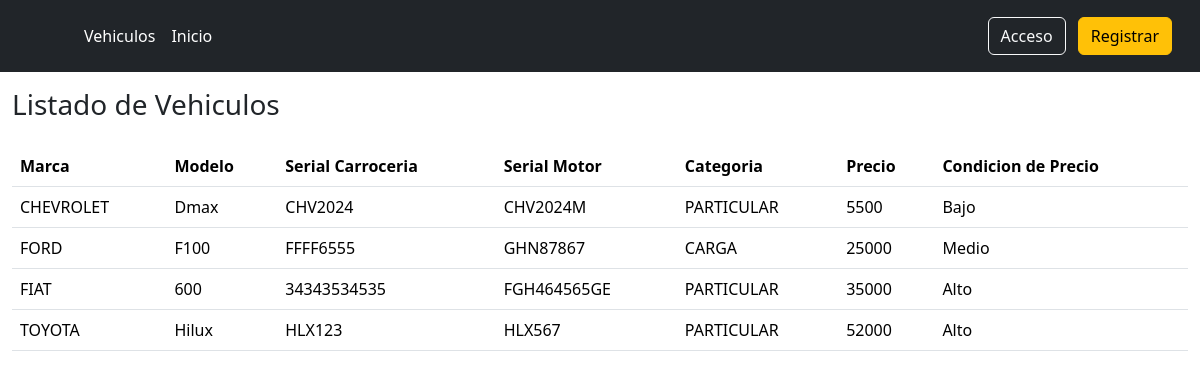
The page /vehiculo/ on the database as committed earlier.
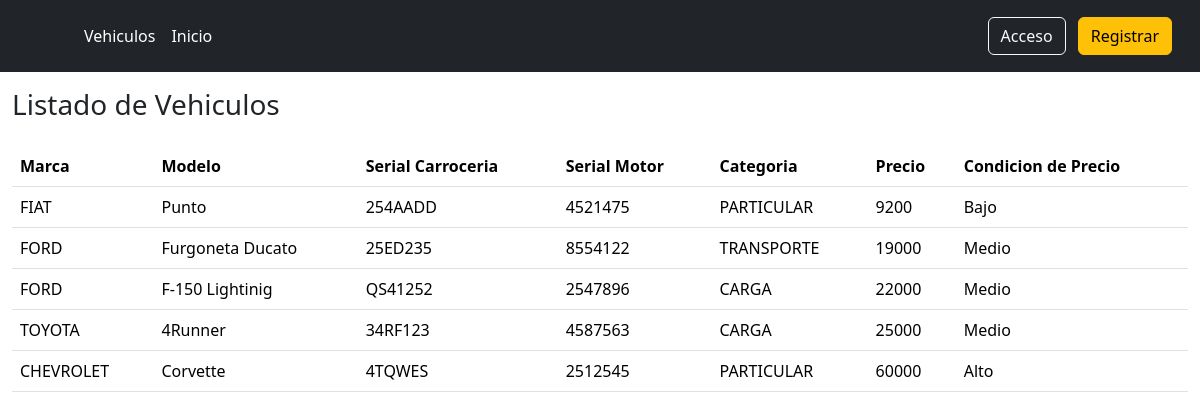
The same page on the database as committed later.
### vehiculo/models.py (models this page shows, shortened)
class Vehiculo(models.Model):
    class Meta:
        permissions = (('visualizar_catalogo', 'Ver Catalogo Vehiculos'),
                    ('add_vehiculomodel', 'Agregar Vehiculo'),)
    MARCAS = [
        ('CHEVROLET', 'CHEVROLET'),
        ('FIAT', 'FIAT'),
        ('FORD ', 'FORD'),
        ('TOYOTA', 'TOYOTA'),
    ]
    CATEGORIAS = [
        ('PARTICULAR', 'PARTICULAR'),
        ('TRANSPORTE', 'TRANSPORTE'),
        ('CARGA', 'CARGA'),
    ]
    marca = models.CharField(max_length=20, blank=False, null=False, choices=MARCAS, default='Ford')
    modelo = models.CharField(max_length=100, blank=False, null=False)
    serial_carroceria = models.CharField(max_length=50, blank=False, null=False)
    serial_motor = models.CharField(max_length=50, blank=False, null=False)
    categoria = models.CharField(max_length=20, blank=False, null=False, choices=CATEGORIAS, default='Particular')
    precio = models.PositiveIntegerField(blank=False, null=False,)
    fecha_creacion = models.DateTimeField(blank=False, null=False)
    fecha_modificacion = models.DateTimeField(blank=False, null=False)

### vehiculo/views.py (the view)
# urls.py: path('vehiculo/', views.VehiculosView.as_view(), name='vehiculo'),
class VehiculosView(ListView):
    model = Vehiculo
    template_name = "vehiculos/vehiculos.html"
    context_object_name = 'vehiculos'
    permission_required = 'vehiculo.visualizar_catalogo'
    ordering = ['precio']
    def get_context_data(self, **kwargs):
        context = super().get_context_data(**kwargs)
        context["titulo"] = 'Página de Vehiculos'
        return context

### templates/vehiculos/vehiculos.html
{% extends "layouts/base.html" %}
{% block contenido %}
<main class="container-fluid">
    <section id="listado-productos">
        <h3 class="text-left py-3">Listado de Vehiculos</h3>
        {% if vehiculos %}
            <table class="table">
            <thead>
                <tr>
                    <th scope="col">Marca</th>
                    <th scope="col">Modelo</th>
                    <th scope="col">Serial Carroceria</th>
                    <th scope="col">Serial Motor</th>
                    <th scope="col">Categoria</th>
                    <th scope="col">Precio</th>
                    <th scope="col">Condicion de Precio</th>
                </tr>
            </thead>
            <tbody>
                {% for vehiculo in vehiculos %}
                <tr>
                    <td>{{vehiculo.marca|upper}}</td>
                    <td>{{vehiculo.modelo}}</td>
                    <td>{{vehiculo.serial_carroceria}}</td>
                    <td>{{vehiculo.serial_motor}}</td>
                    <td>{{vehiculo.categoria}}</td>
                    <td>{{vehiculo.precio}}</td>
                    {% if vehiculo.precio < 10000 %}
                        <td>Bajo</td>
                    {% endif %}
                    {% if vehiculo.precio > 9999 and vehiculo.precio < 30000 %}
                        <td>Medio</td>
                    {% endif %}
                    {% if vehiculo.precio > 30000 %}
                        <td>Alto</td>
                    {% endif %}
                </tr>
                {% endfor %}
            </tbody>
        </table>
        {% else %}
        <p class="text-center">No existen vehiculos disponibles.</p>
        {% endif %}
    </section>
</main>
{% endblock contenido %}

### templates/layouts/base.html (shortened to what this page needs)
{% load static %}
<!DOCTYPE html>
<html lang="es">
<head>
    <link href="https://cdn.jsdelivr.net/npm/bootstrap@5.3.3/dist/css/bootstrap.min.css" rel="stylesheet">
    <link rel="stylesheet" href="{% static "/css/styles.css" %}">
</head>
    {% include "partials/navbar.html" %}
    {% block contenido %}
    {% endblock contenido %}
</html>

### templates/partials/navbar.html (shortened to what this page needs)
<header class="p-3 text-bg-dark">
    <div class="container-fluid">
      <div class="d-flex flex-wrap align-items-center justify-content-center justify-content-lg-start">
        <a href="/" class="d-flex align-items-center mb-2 mb-lg-0 text-white text-decoration-none">
          <svg class="bi me-2" width="40" height="32" role="img" aria-label="Bootstrap"><use xlink:href="#bootstrap"></use></svg>
        </a>
        <ul class="nav col-12 col-lg-auto me-lg-auto mb-2 justify-content-center mb-md-0">
          <li><a href="" class="nav-link px-2 text-white">Vehiculos</a></li>
          <li><a href="{% url "index" %}" class="nav-link px-2 text-white">Inicio</a></li>
        </ul>
        {% if not user.is_authenticated %}
        <div class="text-end">
          <a class="btn btn-outline-light me-2" href="{% url "login" %}">Acceso</a>
          <a class="btn btn-warning" href="{% url "registro" %}">Registrar</a>
        </div>
        {% endif %}
      </div>
    </div>
  </header>

Rows that differ between the two databases and show on the page:
changed Vehiculo "FIAT": modelo "600" → "Punto"; serial_carroceria "34343534535" → "254AADD"; serial_motor "FGH464565GE" → "4521475"; precio "35000" → "9200"; precio "Alto" → "Bajo"; moves up the list
changed Vehiculo: modelo "F100" → "Furgoneta Ducato"; serial_carroceria "FFFF6555" → "25ED235"; serial_motor "GHN87867" → "8554122"; categoria "CARGA" → "TRANSPORTE"; precio "25000" → "19000"; moves down the list
added Vehiculo: marca "FORD", modelo "F-150 Lightinig", serial_carroceria "QS41252", serial_motor "2547896", categoria "CARGA", precio "22000", shows "Medio"
changed Vehiculo "TOYOTA": modelo "Hilux" → "4Runner"; serial_carroceria "HLX123" → "34RF123"; serial_motor "HLX567" → "4587563"; categoria "PARTICULAR" → "CARGA"; precio "52000" → "25000"; precio "Alto" → "Medio"; moves up the list
changed Vehiculo "CHEVROLET": modelo "Dmax" → "Corvette"; serial_carroceria "CHV2024" → "4TQWES"; serial_motor "CHV2024M" → "2512545"; precio "5500" → "60000"; precio "Bajo" → "Alto"
